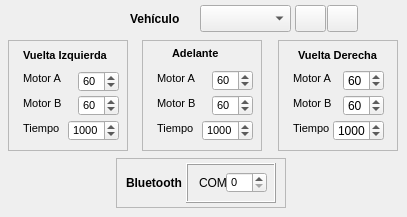
    <widget class="QWidget" name="tab_3">
     <attribute name="title">
      <string>Parámetros Carro</string>
     </attribute>
     <widget class="QLabel" name="label_19">
      <property name="geometry">
       <rect>
        <x>130</x>
        <y>10</y>
        <width>66</width>
        <height>17</height>
       </rect>
      </property>
      <property name="font">
       <font>
        <weight>75</weight>
        <bold>true</bold>
       </font>
      </property>
      <property name="text">
       <string>Vehículo</string>
      </property>
     </widget>
     <widget class="QComboBox" name="Carbeto">
      <property name="geometry">
       <rect>
        <x>200</x>
        <y>5</y>
        <width>91</width>
        <height>27</height>
       </rect>
      </property>
     </widget>
     <widget class="QFrame" name="frame_12">
      <property name="geometry">
       <rect>
        <x>8</x>
        <y>40</y>
        <width>120</width>
        <height>111</height>
       </rect>
      </property>
      <property name="frameShape">
       <enum>QFrame::StyledPanel</enum>
      </property>
      <property name="frameShadow">
       <enum>QFrame::Plain</enum>
      </property>
      <widget class="QLabel" name="label_20">
       <property name="geometry">
        <rect>
         <x>15</x>
         <y>5</y>
         <width>101</width>
         <height>20</height>
        </rect>
       </property>
       <property name="font">
        <font>
         <pointsize>8</pointsize>
         <weight>75</weight>
         <bold>true</bold>
        </font>
       </property>
       <property name="text">
        <string>Vuelta Izquierda</string>
       </property>
      </widget>
      <widget class="QLabel" name="label_23">
       <property name="geometry">
        <rect>
         <x>15</x>
         <y>30</y>
         <width>51</width>
         <height>17</height>
        </rect>
       </property>
       <property name="font">
        <font>
         <pointsize>8</pointsize>
        </font>
       </property>
       <property name="text">
        <string>Motor A</string>
       </property>
      </widget>
      <widget class="QLabel" name="label_24">
       <property name="geometry">
        <rect>
         <x>15</x>
         <y>55</y>
         <width>41</width>
         <height>17</height>
        </rect>
       </property>
       <property name="font">
        <font>
         <pointsize>8</pointsize>
        </font>
       </property>
       <property name="text">
        <string>Motor B</string>
       </property>
      </widget>
      <widget class="QLabel" name="label_25">
       <property name="geometry">
        <rect>
         <x>15</x>
         <y>80</y>
         <width>41</width>
         <height>17</height>
        </rect>
       </property>
       <property name="font">
        <font>
         <pointsize>8</pointsize>
        </font>
       </property>
       <property name="text">
        <string>Tiempo</string>
       </property>
      </widget>
      <widget class="QSpinBox" name="aMotorLeft">
       <property name="geometry">
        <rect>
         <x>70</x>
         <y>31</y>
         <width>41</width>
         <height>21</height>
        </rect>
       </property>
       <property name="font">
        <font>
         <pointsize>8</pointsize>
        </font>
       </property>
       <property name="maximum">
        <number>5000</number>
       </property>
       <property name="value">
        <number>60</number>
       </property>
      </widget>
      <widget class="QSpinBox" name="bMotorLeft">
       <property name="geometry">
        <rect>
         <x>70</x>
         <y>55</y>
         <width>41</width>
         <height>21</height>
        </rect>
       </property>
       <property name="font">
        <font>
         <pointsize>8</pointsize>
        </font>
       </property>
       <property name="maximum">
        <number>5000</number>
       </property>
       <property name="value">
        <number>60</number>
       </property>
      </widget>
      <widget class="QSpinBox" name="timeLeft">
       <property name="geometry">
        <rect>
         <x>60</x>
         <y>80</y>
         <width>51</width>
         <height>21</height>
        </rect>
       </property>
       <property name="font">
        <font>
         <pointsize>8</pointsize>
        </font>
       </property>
       <property name="maximum">
        <number>5000</number>
       </property>
       <property name="value">
        <number>1000</number>
       </property>
      </widget>
     </widget>
     <widget class="QFrame" name="frame_13">
      <property name="geometry">
       <rect>
        <x>142</x>
        <y>40</y>
        <width>120</width>
        <height>111</height>
       </rect>
      </property>
      <property name="frameShape">
       <enum>QFrame::StyledPanel</enum>
      </property>
      <property name="frameShadow">
       <enum>QFrame::Plain</enum>
      </property>
      <widget class="QLabel" name="label_21">
       <property name="geometry">
        <rect>
         <x>30</x>
         <y>5</y>
         <width>66</width>
         <height>17</height>
        </rect>
       </property>
       <property name="font">
        <font>
         <family>Ubuntu</family>
         <pointsize>8</pointsize>
         <weight>75</weight>
         <bold>true</bold>
        </font>
       </property>
       <property name="text">
        <string>Adelante</string>
       </property>
      </widget>
      <widget class="QLabel" name="label_27">
       <property name="geometry">
        <rect>
         <x>15</x>
         <y>80</y>
         <width>41</width>
         <height>17</height>
        </rect>
       </property>
       <property name="font">
        <font>
         <pointsize>8</pointsize>
        </font>
       </property>
       <property name="text">
        <string>Tiempo</string>
       </property>
      </widget>
      <widget class="QSpinBox" name="aMotorGo">
       <property name="geometry">
        <rect>
         <x>70</x>
         <y>30</y>
         <width>41</width>
         <height>21</height>
        </rect>
       </property>
       <property name="font">
        <font>
         <pointsize>8</pointsize>
        </font>
       </property>
       <property name="maximum">
        <number>5000</number>
       </property>
       <property name="value">
        <number>60</number>
       </property>
      </widget>
      <widget class="QSpinBox" name="timeGo">
       <property name="geometry">
        <rect>
         <x>60</x>
         <y>80</y>
         <width>51</width>
         <height>21</height>
        </rect>
       </property>
       <property name="font">
        <font>
         <pointsize>8</pointsize>
        </font>
       </property>
       <property name="maximum">
        <number>5000</number>
       </property>
       <property name="value">
        <number>1000</number>
       </property>
      </widget>
      <widget class="QLabel" name="label_29">
       <property name="geometry">
        <rect>
         <x>15</x>
         <y>55</y>
         <width>51</width>
         <height>17</height>
        </rect>
       </property>
       <property name="font">
        <font>
         <pointsize>8</pointsize>
        </font>
       </property>
       <property name="text">
        <string>Motor B</string>
       </property>
      </widget>
      <widget class="QSpinBox" name="bMotorGo">
       <property name="geometry">
        <rect>
         <x>70</x>
         <y>55</y>
         <width>41</width>
         <height>21</height>
        </rect>
       </property>
       <property name="font">
        <font>
         <pointsize>8</pointsize>
        </font>
       </property>
       <property name="maximum">
        <number>5000</number>
       </property>
       <property name="value">
        <number>60</number>
       </property>
      </widget>
      <widget class="QLabel" name="label2">
       <property name="geometry">
        <rect>
         <x>15</x>
         <y>30</y>
         <width>51</width>
         <height>17</height>
        </rect>
       </property>
       <property name="font">
        <font>
         <pointsize>8</pointsize>
        </font>
       </property>
       <property name="text">
        <string>Motor A</string>
       </property>
      </widget>
     </widget>
     <widget class="QFrame" name="frame_14">
      <property name="geometry">
       <rect>
        <x>278</x>
        <y>40</y>
        <width>120</width>
        <height>111</height>
       </rect>
      </property>
      <property name="frameShape">
       <enum>QFrame::StyledPanel</enum>
      </property>
      <property name="frameShadow">
       <enum>QFrame::Plain</enum>
      </property>
      <widget class="QLabel" name="label_22">
       <property name="geometry">
        <rect>
         <x>20</x>
         <y>5</y>
         <width>91</width>
         <height>20</height>
        </rect>
       </property>
       <property name="font">
        <font>
         <pointsize>8</pointsize>
         <weight>75</weight>
         <bold>true</bold>
        </font>
       </property>
       <property name="text">
        <string>Vuelta Derecha</string>
       </property>
      </widget>
      <widget class="QSpinBox" name="aMotorRight">
       <property name="geometry">
        <rect>
         <x>65</x>
         <y>30</y>
         <width>41</width>
         <height>21</height>
        </rect>
       </property>
       <property name="maximum">
        <number>5000</number>
       </property>
       <property name="value">
        <number>60</number>
       </property>
      </widget>
      <widget class="QLabel" name="label_28">
       <property name="geometry">
        <rect>
         <x>15</x>
         <y>80</y>
         <width>41</width>
         <height>17</height>
        </rect>
       </property>
       <property name="font">
        <font>
         <pointsize>8</pointsize>
        </font>
       </property>
       <property name="text">
        <string>Tiempo</string>
       </property>
      </widget>
      <widget class="QSpinBox" name="timeRight">
       <property name="geometry">
        <rect>
         <x>55</x>
         <y>80</y>
         <width>51</width>
         <height>21</height>
        </rect>
       </property>
       <property name="maximum">
        <number>5000</number>
       </property>
       <property name="value">
        <number>1000</number>
       </property>
      </widget>
      <widget class="QLabel" name="label_32">
       <property name="geometry">
        <rect>
         <x>15</x>
         <y>55</y>
         <width>41</width>
         <height>17</height>
        </rect>
       </property>
       <property name="font">
        <font>
         <pointsize>8</pointsize>
        </font>
       </property>
       <property name="text">
        <string>Motor B</string>
       </property>
      </widget>
      <widget class="QSpinBox" name="bMotorRight">
       <property name="geometry">
        <rect>
         <x>65</x>
         <y>55</y>
         <width>41</width>
         <height>21</height>
        </rect>
       </property>
       <property name="maximum">
        <number>5000</number>
       </property>
       <property name="value">
        <number>60</number>
       </property>
      </widget>
      <widget class="QLabel" name="label_33">
       <property name="geometry">
        <rect>
         <x>15</x>
         <y>30</y>
         <width>51</width>
         <height>17</height>
        </rect>
       </property>
       <property name="font">
        <font>
         <pointsize>8</pointsize>
        </font>
       </property>
       <property name="text">
        <string>Motor A</string>
       </property>
      </widget>
     </widget>
     <widget class="QFrame" name="frame_4">
      <property name="geometry">
       <rect>
        <x>116</x>
        <y>158</y>
        <width>170</width>
        <height>50</height>
       </rect>
      </property>
      <property name="frameShape">
       <enum>QFrame::StyledPanel</enum>
      </property>
      <property name="frameShadow">
       <enum>QFrame::Plain</enum>
      </property>
      <widget class="QLabel" name="label_5">
       <property name="geometry">
        <rect>
         <x>10</x>
         <y>16</y>
         <width>71</width>
         <height>17</height>
        </rect>
       </property>
       <property name="font">
        <font>
         <weight>75</weight>
         <bold>true</bold>
        </font>
       </property>
       <property name="text">
        <string>Bluetooth</string>
       </property>
      </widget>
      <widget class="QFrame" name="frame_5">
       <property name="geometry">
        <rect>
         <x>70</x>
         <y>5</y>
         <width>90</width>
         <height>40</height>
        </rect>
       </property>
       <property name="frameShape">
        <enum>QFrame::Box</enum>
       </property>
       <property name="frameShadow">
        <enum>QFrame::Raised</enum>
       </property>
       <widget class="QLabel" name="label_6">
        <property name="geometry">
         <rect>
          <x>13</x>
          <y>11</y>
          <width>66</width>
          <height>17</height>
         </rect>
        </property>
        <property name="text">
         <string>COM</string>
        </property>
       </widget>
       <widget class="QSpinBox" name="bluePort">
        <property name="geometry">
         <rect>
          <x>40</x>
          <y>9</y>
          <width>41</width>
          <height>21</height>
         </rect>
        </property>
        <property name="font">
         <font>
          <pointsize>8</pointsize>
         </font>
        </property>
        <property name="maximum">
         <number>5000</number>
        </property>
        <property name="value">
         <number>0</number>
        </property>
       </widget>
      </widget>
     </widget>
     <widget class="QPushButton" name="bluBoton">
      <property name="geometry">
       <rect>
        <x>295</x>
        <y>5</y>
        <width>31</width>
        <height>27</height>
       </rect>
      </property>
      <property name="text">
       <string/>
      </property>
      <property name="icon">
       <iconset>
        <normaloff>reanudar-04.png</normaloff>reanudar-04.png</iconset>
      </property>
     </widget>
     <widget class="QPushButton" name="botSaveCarro">
      <property name="geometry">
       <rect>
        <x>327</x>
        <y>5</y>
        <width>31</width>
        <height>27</height>
       </rect>
      </property>
      <property name="text">
       <string/>
      </property>
      <property name="icon">
       <iconset>
        <normaloff>../src/botSave.png</normaloff>../src/botSave.png</iconset>
      </property>
     </widget>
    </widget>
